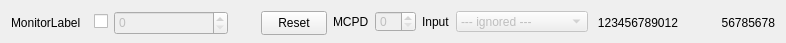
<?xml version="1.0" encoding="UTF-8"?>
<ui version="4.0">
 <class>MonitorPresetWidget</class>
 <widget class="QWidget" name="MonitorPresetWidget">
  <property name="geometry">
   <rect>
    <x>0</x>
    <y>0</y>
    <width>786</width>
    <height>43</height>
   </rect>
  </property>
  <property name="minimumSize">
   <size>
    <width>438</width>
    <height>32</height>
   </size>
  </property>
  <property name="windowTitle">
   <string>Form</string>
  </property>
  <layout class="QGridLayout" name="gridLayout">
   <item row="0" column="0">
    <widget class="QLabel" name="label">
     <property name="minimumSize">
      <size>
       <width>77</width>
       <height>24</height>
      </size>
     </property>
     <property name="text">
      <string>MonitorLabel</string>
     </property>
     <property name="wordWrap">
      <bool>false</bool>
     </property>
    </widget>
   </item>
   <item row="0" column="1">
    <widget class="QCheckBox" name="presetButton">
     <property name="toolTip">
      <string>activate preset for</string>
     </property>
     <property name="text">
      <string/>
     </property>
     <property name="checkable">
      <bool>true</bool>
     </property>
    </widget>
   </item>
   <item row="0" column="2">
    <widget class="QSpinBox" name="preset">
     <property name="enabled">
      <bool>false</bool>
     </property>
     <property name="minimumSize">
      <size>
       <width>114</width>
       <height>24</height>
      </size>
     </property>
     <property name="toolTip">
      <string>preset value for </string>
     </property>
     <property name="accelerated">
      <bool>true</bool>
     </property>
     <property name="maximum">
      <number>2000000000</number>
     </property>
     <property name="singleStep">
      <number>1000</number>
     </property>
    </widget>
   </item>
   <item row="0" column="3">
    <spacer name="horizontalSpacer">
     <property name="orientation">
      <enum>Qt::Horizontal</enum>
     </property>
     <property name="sizeHint" stdset="0">
      <size>
       <width>40</width>
       <height>20</height>
      </size>
     </property>
    </spacer>
   </item>
   <item row="0" column="4">
    <widget class="QPushButton" name="resetButton">
     <property name="minimumSize">
      <size>
       <width>60</width>
       <height>24</height>
      </size>
     </property>
     <property name="toolTip">
      <string>reset </string>
     </property>
     <property name="text">
      <string>Reset</string>
     </property>
     <property name="checkable">
      <bool>false</bool>
     </property>
    </widget>
   </item>
   <item row="0" column="5">
    <widget class="QLabel" name="mcpdLabel">
     <property name="text">
      <string>MCPD</string>
     </property>
    </widget>
   </item>
   <item row="0" column="6">
    <widget class="MCPDSpinBox" name="mcpdSpinBox">
     <property name="enabled">
      <bool>false</bool>
     </property>
    </widget>
   </item>
   <item row="0" column="7">
    <widget class="QLabel" name="inputLabel">
     <property name="text">
      <string>Input</string>
     </property>
    </widget>
   </item>
   <item row="0" column="8">
    <widget class="QComboBox" name="inputComboBox">
     <property name="enabled">
      <bool>false</bool>
     </property>
     <item>
      <property name="text">
       <string>--- ignored ---</string>
      </property>
     </item>
     <item>
      <property name="text">
       <string>Monitor/Chopper 1</string>
      </property>
     </item>
     <item>
      <property name="text">
       <string>Monitor/Chopper 2</string>
      </property>
     </item>
     <item>
      <property name="text">
       <string>Monitor/Chopper 3</string>
      </property>
     </item>
     <item>
      <property name="text">
       <string>Monitor/Chopper 4</string>
      </property>
     </item>
     <item>
      <property name="text">
       <string>Digital Input 1</string>
      </property>
     </item>
     <item>
      <property name="text">
       <string>Digital Input 2</string>
      </property>
     </item>
    </widget>
   </item>
   <item row="0" column="9">
    <widget class="QLabel" name="currentValue">
     <property name="minimumSize">
      <size>
       <width>84</width>
       <height>24</height>
      </size>
     </property>
     <property name="text">
      <string>123456789012</string>
     </property>
     <property name="alignment">
      <set>Qt::AlignRight|Qt::AlignTrailing|Qt::AlignVCenter</set>
     </property>
    </widget>
   </item>
   <item row="0" column="10">
    <spacer name="horizontalSpacer_2">
     <property name="orientation">
      <enum>Qt::Horizontal</enum>
     </property>
     <property name="sizeHint" stdset="0">
      <size>
       <width>40</width>
       <height>20</height>
      </size>
     </property>
    </spacer>
   </item>
   <item row="0" column="11">
    <widget class="QLabel" name="rate">
     <property name="sizePolicy">
      <sizepolicy hsizetype="MinimumExpanding" vsizetype="Preferred">
       <horstretch>0</horstretch>
       <verstretch>0</verstretch>
      </sizepolicy>
     </property>
     <property name="minimumSize">
      <size>
       <width>64</width>
       <height>24</height>
      </size>
     </property>
     <property name="text">
      <string>56785678</string>
     </property>
     <property name="alignment">
      <set>Qt::AlignRight|Qt::AlignTrailing|Qt::AlignVCenter</set>
     </property>
    </widget>
   </item>
  </layout>
 </widget>
 <customwidgets>
  <customwidget>
   <class>MCPDSpinBox</class>
   <extends>QSpinBox</extends>
   <header>MCPDSpinBox.h</header>
   <slots>
    <slot>steps(int)</slot>
   </slots>
  </customwidget>
 </customwidgets>
 <resources/>
 <connections>
  <connection>
   <sender>presetButton</sender>
   <signal>toggled(bool)</signal>
   <receiver>MonitorPresetWidget</receiver>
   <slot>presetCheckClicked(bool)</slot>
   <hints>
    <hint type="sourcelabel">
     <x>20</x>
     <y>20</y>
    </hint>
    <hint type="destinationlabel">
     <x>20</x>
     <y>20</y>
    </hint>
   </hints>
  </connection>
  <connection>
   <sender>resetButton</sender>
   <signal>clicked()</signal>
   <receiver>MonitorPresetWidget</receiver>
   <slot>resetButtonClicked()</slot>
   <hints>
    <hint type="sourcelabel">
     <x>20</x>
     <y>20</y>
    </hint>
    <hint type="destinationlabel">
     <x>20</x>
     <y>20</y>
    </hint>
   </hints>
  </connection>
  <connection>
   <sender>mcpdSpinBox</sender>
   <signal>valueChanged(int)</signal>
   <receiver>MonitorPresetWidget</receiver>
   <slot>mcpdChanged(int)</slot>
   <hints>
    <hint type="sourcelabel">
     <x>391</x>
     <y>21</y>
    </hint>
    <hint type="destinationlabel">
     <x>392</x>
     <y>21</y>
    </hint>
   </hints>
  </connection>
  <connection>
   <sender>inputComboBox</sender>
   <signal>activated(int)</signal>
   <receiver>MonitorPresetWidget</receiver>
   <slot>inputChanged(int)</slot>
   <hints>
    <hint type="sourcelabel">
     <x>527</x>
     <y>21</y>
    </hint>
    <hint type="destinationlabel">
     <x>392</x>
     <y>21</y>
    </hint>
   </hints>
  </connection>
 </connections>
 <slots>
  <slot>resetButtonClicked()</slot>
  <slot>presetCheckClicked(bool)</slot>
  <slot>mcpdChanged(int)</slot>
  <slot>inputChanged(int)</slot>
 </slots>
</ui>
